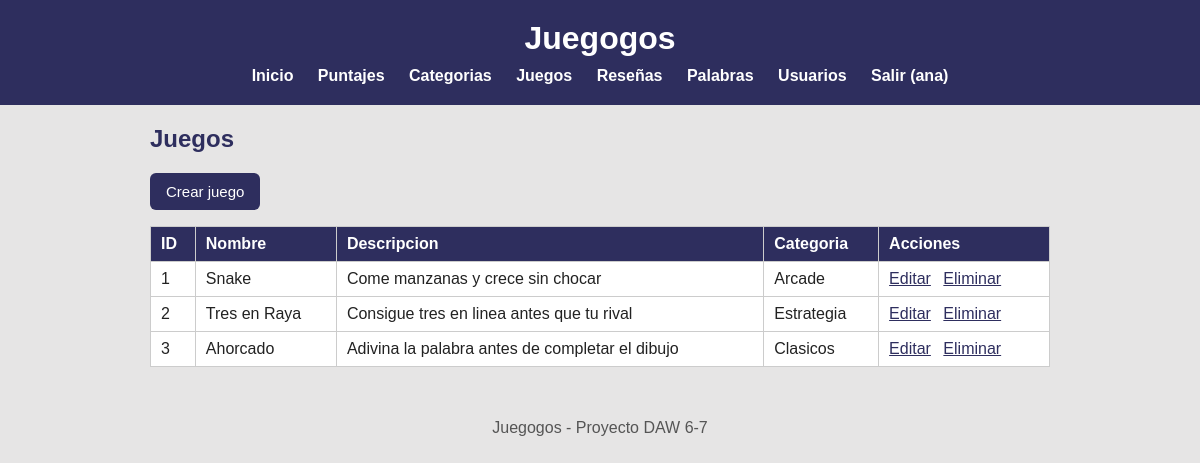
The app's page /index.php?url=juegos/listar (signed in) with its own data.
### tables this page shows
CREATE TABLE juegos (
  id           INT AUTO_INCREMENT PRIMARY KEY,
  nombre       VARCHAR(80)  NOT NULL,
  descripcion  VARCHAR(255),
  categoria_id INT,
  FOREIGN KEY (categoria_id) REFERENCES categorias(id) ON DELETE SET NULL
);

CREATE TABLE categorias (
  id          INT AUTO_INCREMENT PRIMARY KEY,
  nombre      VARCHAR(50)  NOT NULL,
  descripcion VARCHAR(255)
);

### app/controllers/JuegoController.php (called while the page is built, shortened)
<?php
require_once __DIR__ . "/../models/Juego.php";
class JuegoController
{
    public function listar()
    {
        $juegos = Juego::obtenerTodos();
        require __DIR__ . "/../views/juegos/listar.php";
    }
}

### app/models/Juego.php (called while the page is built, shortened)
<?php
class Juego
{
    public static function obtenerTodos()
    {
        $conn = Conexion::conectar();
        $sql = "SELECT j.id, j.nombre, j.descripcion,
                       c.nombre AS nombre_categoria
                FROM juegos j
                LEFT JOIN categorias c ON c.id = j.categoria_id
                ORDER BY j.id";
        $res = $conn->query($sql);
        $juegos = [];
        while ($fila = $res->fetch_assoc()) {
            $juegos[] = $fila;
        }
        return $juegos;
    }
}

### app/views/juegos/listar.php (the view)
<?php $titulo = "Juegos"; require __DIR__ . "/../partials/header.php"; ?>
<h2>Juegos</h2>
<p><a class="boton" href="index.php?url=juegos/crearForm">Crear juego</a></p>
<table>
    <tr>
        <th>ID</th>
        <th>Nombre</th>
        <th>Descripcion</th>
        <th>Categoria</th>
        <th>Acciones</th>
    </tr>
    <?php foreach ($juegos as $j): ?>
        <tr>
            <td><?= htmlspecialchars($j["id"]) ?></td>
            <td><?= htmlspecialchars($j["nombre"]) ?></td>
            <td><?= htmlspecialchars($j["descripcion"]) ?></td>
            <td><?= htmlspecialchars($j["nombre_categoria"] ?? "Sin categoria") ?></td>
            <td>
                <a href="index.php?url=juegos/editarForm&id=<?= $j["id"] ?>">Editar</a>
                <a href="index.php?url=juegos/eliminar&id=<?= $j["id"] ?>"
                   onclick="return confirm('Eliminar juego?')">Eliminar</a>
            </td>
        </tr>
    <?php endforeach; ?>
</table>
<?php require __DIR__ . "/../partials/footer.php"; ?>

### public/css/estilos.css (style rules this page uses)
body { font-family: Arial, Helvetica, sans-serif; margin: 0; padding: 0; background-color: rgb(230, 229, 229); color: #222; }
h2 { color: rgb(46, 46, 94); }
.boton, button { display: inline-block; background-color: rgb(46, 46, 94); color: white; border: none; padding: 10px 16px; border-radius: 6px; text-decoration: none; cursor: pointer; font-size: 15px; }
table { border-collapse: collapse; width: 100%; background: white; margin-top: 12px; }
th, td { border: 1px solid #ccc; padding: 8px 10px; text-align: left; }
th { background: rgb(46, 46, 94); color: white; }
td a { color: rgb(46, 46, 94); margin-right: 8px; }

### records on screen
juegos: id "1", nombre "Snake", descripcion "Come manzanas y crece sin chocar", categoria.nombre "Arcade"
juegos: id "2", nombre "Tres en Raya", descripcion "Consigue tres en linea antes que tu rival", categoria.nombre "Estrategia"
juegos: id "3", nombre "Ahorcado", descripcion "Adivina la palabra antes de completar el dibujo", categoria.nombre "Clasicos"

### other values on screen
$_SESSION["usuario"] "ana"
